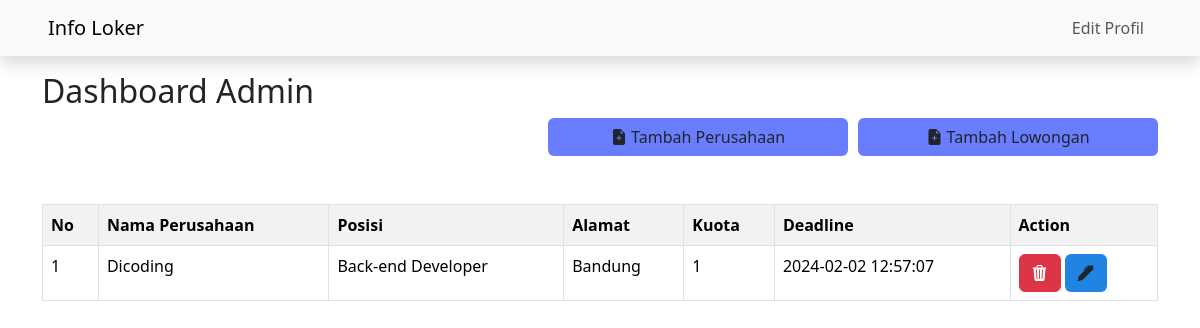
The app's page /dashboard-admin.php, older data.
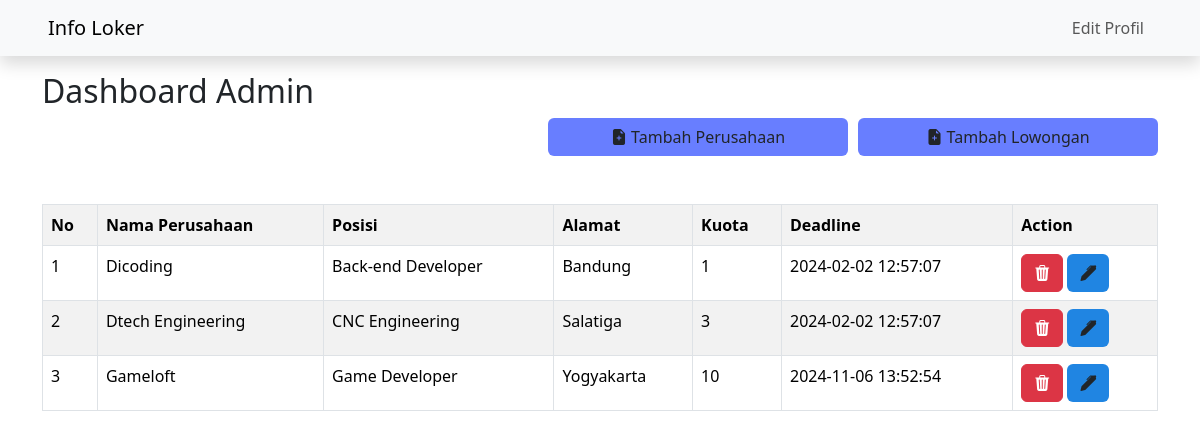
The same page, newer data.
### tables this page shows
CREATE TABLE `lowongans` (
  `id` int(11) NOT NULL,
  `perusahaan_id` int(11) DEFAULT NULL,
  `posisi` varchar(100) DEFAULT NULL,
  `kuota` int(11) DEFAULT NULL,
  `start_time` datetime DEFAULT NULL,
  `end_time` datetime DEFAULT NULL,
  `notes` text DEFAULT NULL,
  `min_age` int(11) DEFAULT NULL,
  `max_age` int(11) DEFAULT NULL,
  `sistem_pelamaran` enum('online','offline') DEFAULT NULL,
  `pengalaman` varchar(100) DEFAULT NULL,
  `pendidikan_terakhir` varchar(100) DEFAULT NULL,
  `jurusan` varchar(100) DEFAULT NULL,
  `gender` enum('Laki-Laki','Perempuan','Semua Gender') DEFAULT NULL
);

CREATE TABLE `perusahaans` (
  `id` int(11) NOT NULL,
  `nama` varchar(100) NOT NULL,
  `email` varchar(200) DEFAULT NULL,
  `alamat` varchar(200) DEFAULT NULL,
  `no_hp` varchar(15) DEFAULT NULL,
  `logo` varchar(100) DEFAULT NULL,
  `kontrak_kerja` varchar(100) DEFAULT NULL
);

### dashboard-admin.php (the view, shortened to what this page needs)
<!DOCTYPE html>
<html lang="en">
<head>
    <link href="https://cdn.jsdelivr.net/npm/bootstrap@5.3.2/dist/css/bootstrap.min.css" rel="stylesheet">
    <link rel="stylesheet" href="https://cdn.jsdelivr.net/npm/bootstrap-icons@1.10.5/font/bootstrap-icons.css">
    <link rel="stylesheet" href="css/style-dash-admin.css">
</head>
<body>
    <?php
        include 'connector.php';
        $userId = $_GET['user_id'];
    ?>
    <nav class="navbar navbar-expand-lg navbar-light bg-light shadow">
        <a href="dashboard-admin.php?user_id=<?php echo $userId;?>" class="navbar-brand ms-5">Info Loker</a>
        <div class="d-flex justify-content-end">
            <ul class="navbar-nav">
                <li class="nav-item position-absolute top-0 end-0 me-5 mt-2">
                    <a href="edit-profil.php?user_id=<?php echo $userId;?>&&from=dashboard-admin" class="nav-link">Edit Profil</a>
                </li>
            </ul>
        </div>
    </nav>
    <div class="container">
        <h2 class="mt-3 ">Dashboard Admin</h2>
        <div class="d-flex justify-content-end">
            <a href="add-perusahaan.php?user_id=<?php echo $userId;?>" class="btn btn-add"><i class="bi bi-file-earmark-plus-fill"></i> Tambah Perusahaan</a>
            <a href="add-lowongan.php?user_id=<?php echo $userId;?>" class="btn btn-add"><i class="bi bi-file-earmark-plus-fill"></i> Tambah Lowongan</a>
        </div>
        <table class="table table-striped table-bordered mt-5">
            <tr>
                <th>No</th>
                <th>Nama Perusahaan</th>
                <th>Posisi</th>
                <th>Alamat</th>
                <th>Kuota</th>
                <th>Deadline</th>
                <th>Action</th>
            </tr>
            <?php
                $query = "SELECT l.id AS id, p.id AS perusahaan_id, p.nama AS nama_perusahaan, posisi, alamat, kuota, end_time
                FROM lowongans AS l
                LEFT JOIN perusahaans AS p ON l.perusahaan_id=p.id
                ORDER BY l.id ASC";
                $result = mysqli_query($conn, $query);
                while($data = mysqli_fetch_assoc($result)){
            ?>
                    <tr>
                        <td><?php echo $data['id'];?></td>
                        <td><?php echo $data['nama_perusahaan'];?></td>
                        <td><?php echo $data['posisi'];?></td>
                        <td><?php echo $data['alamat'];?></td>
                        <td><?php echo $data['kuota'];?></td>
                        <td><?php echo $data['end_time'];?></td>
                        <td>
                            <a href="hapus-lowongan.php?lowongan_id=<?php echo $data['id'];?>&&user_id=<?php echo $userId;?>" class="btn btn-danger"><i class="bi bi-trash3-fill"></i></a>
                            <a href="edit-lowongan.php?lowongan_id=<?php echo $data['id'];?>&&perusahaan_id=<?php echo $data['perusahaan_id'];?>&&user_id=<?php echo $userId;?>" class="btn btn-update"><i class="bi bi-pen-fill"></i></a>
                        </td>
                    </tr>
            <?php
                }
            ?>
        </table>
    </div>
</body>
</html>

Row changes from the older to the newer data that the page shows:
added lowongans: id "2", perusahaan.nama "Dtech Engineering", posisi "CNC Engineering", perusahaan.alamat "Salatiga", kuota "3", end_time "2024-02-02 12:57:07"
added lowongans: id "3", perusahaan.nama "Gameloft", posisi "Game Developer", perusahaan.alamat "Yogyakarta", kuota "10", end_time "2024-11-06 13:52:54"
